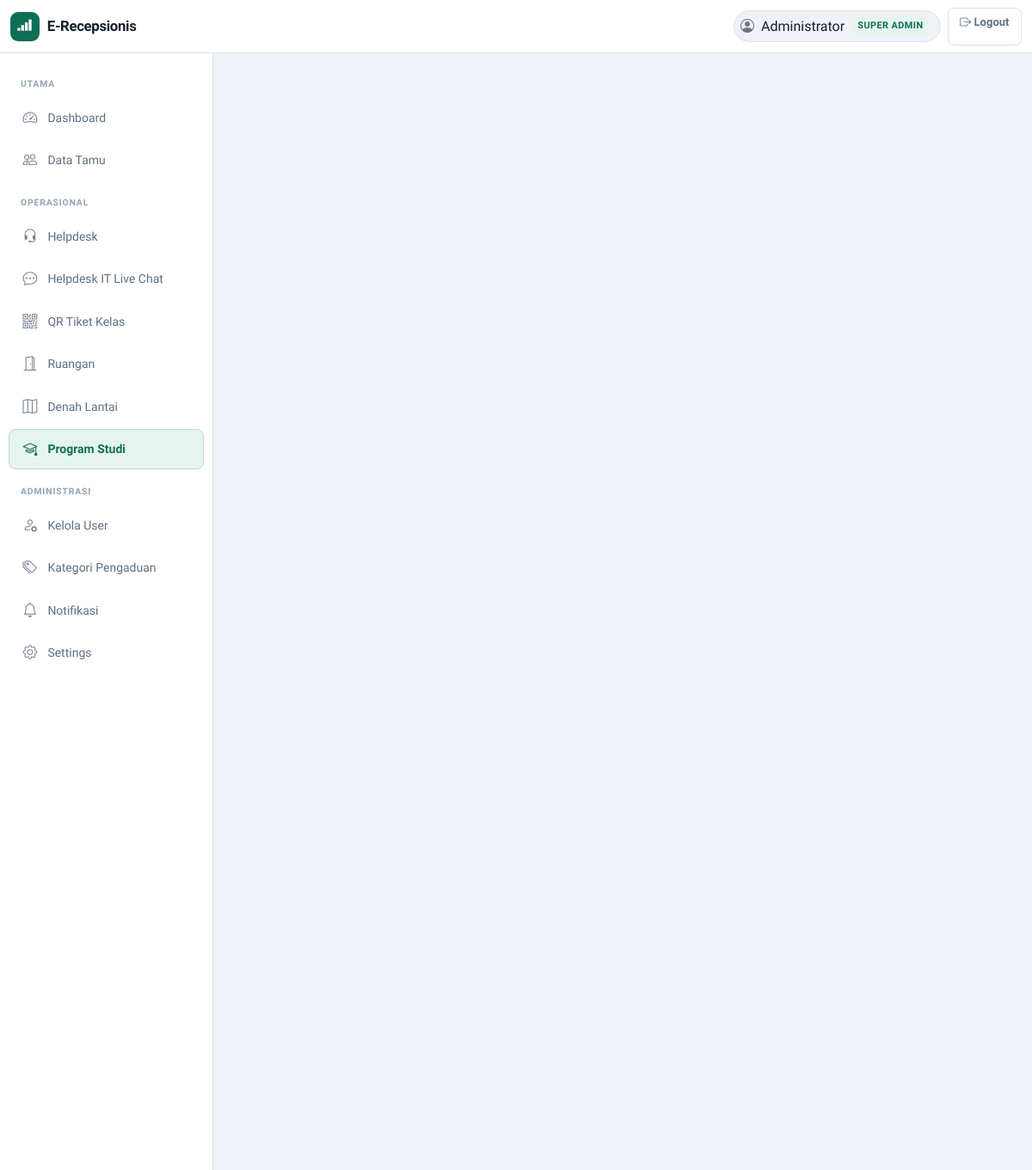
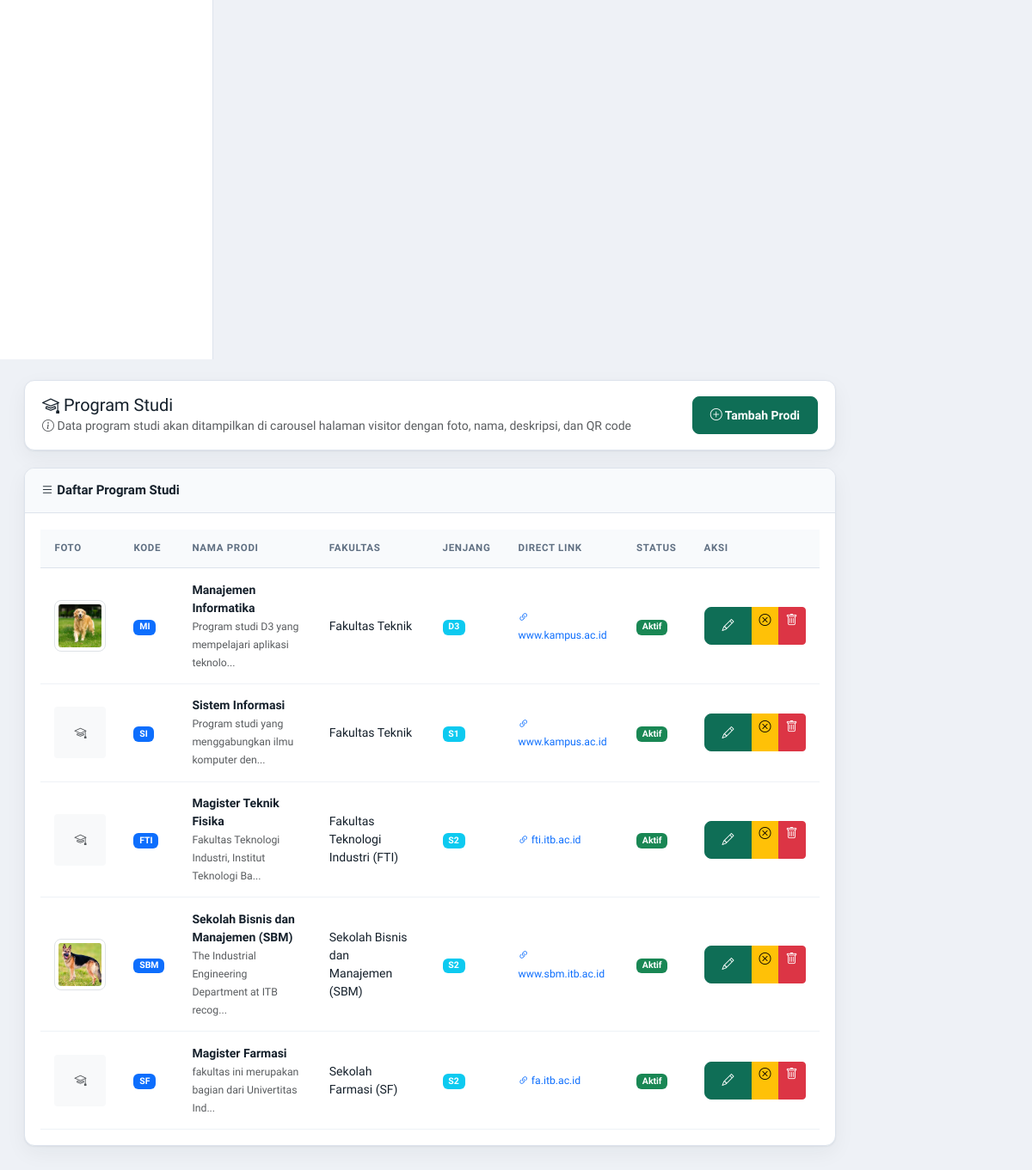
Screenshot of /admin/prodi.php (signed in) with the database file from the repository (2 pictures, top to bottom).
### tables this page shows
CREATE TABLE `prodi` (
  `id` int NOT NULL AUTO_INCREMENT,
  `nama_prodi` varchar(200) NOT NULL,
  `kode_prodi` varchar(50) DEFAULT NULL,
  `penjelasan` text,
  `kontak_person` varchar(100) DEFAULT NULL,
  `email` varchar(100) DEFAULT NULL,
  `no_telp` varchar(20) DEFAULT NULL,
  `direct_link` varchar(500) DEFAULT NULL,
  `fakultas` varchar(100) DEFAULT NULL,
  `jenjang` enum('D3','S1','S2','S3') DEFAULT 'S1',
  `foto` varchar(255) DEFAULT NULL,
  `status_aktif` tinyint(1) DEFAULT '1',
  `created_at` timestamp NULL DEFAULT CURRENT_TIMESTAMP,
  `updated_at` timestamp NULL DEFAULT CURRENT_TIMESTAMP ON UPDATE CURRENT_TIMESTAMP,
  PRIMARY KEY (`id`),
  UNIQUE KEY `kode_prodi` (`kode_prodi`)
);

### admin/prodi.php (the view, shortened to what this page needs)
<?php
require_once 'auth.php';
$prodi_list = $koneksi->query("SELECT * FROM prodi ORDER BY fakultas, nama_prodi");
?>
<!DOCTYPE html>
<html lang="id">
<head>
    <link href="https://cdn.jsdelivr.net/npm/bootstrap@5.3.2/dist/css/bootstrap.min.css" rel="stylesheet">
    <link href="https://cdn.jsdelivr.net/npm/bootstrap-icons@1.11.1/font/bootstrap-icons.css" rel="stylesheet">
    <link href="../assets/css/style.css" rel="stylesheet">
    <?php include 'include_staff_call_head.php'; ?>
</head>
<body>
    <?php include 'navbar.php'; ?>
    <div class="container-fluid">
        <div class="row">
            <?php include 'sidebar.php'; ?>
            <div class="col-md-10 content-area">
                <div class="d-flex justify-content-between align-items-center mb-4">
                    <div>
                        <h2><i class="bi bi-mortarboard"></i> Program Studi</h2>
                        <p class="text-muted mb-0">
                            <small><i class="bi bi-info-circle"></i> Data program studi akan ditampilkan di carousel halaman visitor dengan foto, nama, deskripsi, dan QR code</small>
                        </p>
                    </div>
                    <button class="btn btn-primary" data-bs-toggle="modal" data-bs-target="#addModal">
                        <i class="bi bi-plus-circle"></i> Tambah Prodi
                    </button>
                </div>
                <div class="card">
                    <div class="card-header">
                        <i class="bi bi-list"></i> Daftar Program Studi
                    </div>
                    <div class="card-body">
                        <div class="table-responsive">
                            <table class="table table-hover">
                                <thead>
                                    <tr>
                                        <th width="80">Foto</th>
                                        <th>Kode</th>
                                        <th>Nama Prodi</th>
                                        <th>Fakultas</th>
                                        <th>Jenjang</th>
                                        <th>Direct Link</th>
                                        <th>Status</th>
                                        <th width="150">Aksi</th>
                                    </tr>
                                </thead>
                                <tbody>
                                    <?php if ($prodi_list && $prodi_list->num_rows > 0): ?>
                                        <?php while ($prodi = $prodi_list->fetch_assoc()): ?>
                                            <tr>
                                                <td>
                                                    <?php if ($prodi['foto'] && file_exists('../uploads/prodi/' . $prodi['foto'])): ?>
                                                        <img src="../uploads/prodi/<?= htmlspecialchars($prodi['foto']) ?>"
                                                             alt="<?= htmlspecialchars($prodi['nama_prodi']) ?>"
                                                             class="img-thumbnail"
                                                             style="width: 60px; height: 60px; object-fit: cover;">
                                                    <?php else: ?>
                                                        <div class="bg-light d-flex align-items-center justify-content-center"
                                                             style="width: 60px; height: 60px; border-radius: 4px;">
                                                            <i class="bi bi-mortarboard text-muted"></i>
                                                        </div>
                                                    <?php endif; ?>
                                                </td>
                                                <td>
                                                    <?php if ($prodi['kode_prodi']): ?>
                                                        <span class="badge bg-primary"><?= htmlspecialchars($prodi['kode_prodi']) ?></span>
                                                    <?php else: ?>
                                                        <span class="text-muted">-</span>
                                                    <?php endif; ?>
                                                </td>
                                                <td>
                                                    <strong><?= htmlspecialchars($prodi['nama_prodi']) ?></strong>
                                                    <?php if ($prodi['penjelasan']): ?>
                                                        <br><small class="text-muted"><?= htmlspecialchars(function_exists('mb_substr') ? mb_substr($prodi['penjelasan'], 0, 50) : substr($prodi['penjelasan'], 0, 50)) ?><?= (function_exists('mb_strlen') ? mb_strlen($prodi['penjelasan']) : strlen($prodi['penjelasan'])) > 50 ? '...' : '' ?></small>
                                                    <?php endif; ?>
                                                </td>
                                                <td><?= htmlspecialchars($prodi['fakultas'] ?: '-') ?></td>
                                                <td>
                                                    <span class="badge bg-info"><?= htmlspecialchars($prodi['jenjang']) ?></span>
                                                </td>
                                                <td>
                                                    <?php if ($prodi['direct_link']): ?>
                                                        <small>
                                                            <a href="<?= htmlspecialchars($prodi['direct_link']) ?>" target="_blank" class="text-decoration-none">
                                                                <i class="bi bi-link-45deg"></i>
                                                                <?= htmlspecialchars(parse_url($prodi['direct_link'], PHP_URL_HOST) ?: 'Link') ?>
                                                            </a>
                                                        </small>
                                                    <?php else: ?>
                                                        <span class="text-muted">-</span>
                                                    <?php endif; ?>
                                                </td>
                                                <td>
                                                    <?php if ($prodi['status_aktif']): ?>
                                                        <span class="badge bg-success">Aktif</span>
                                                    <?php else: ?>
                                                        <span class="badge bg-secondary">Nonaktif</span>
                                                    <?php endif; ?>
                                                </td>
                                                <td>
                                                    <div class="btn-group btn-group-sm">
                                                        <button class="btn btn-primary"
                                                                data-bs-toggle="modal"
                                                                data-bs-target="#editModal<?= $prodi['id'] ?>"
                                                                title="Edit">
                                                            <i class="bi bi-pencil"></i>
                                                        </button>
                                                        <a href="?toggle=<?= $prodi['id'] ?>&status=<?= $prodi['status_aktif'] ? 0 : 1 ?>"
                                                           class="btn btn-<?= $prodi['status_aktif'] ? 'warning' : 'success' ?>"
                                                           title="<?= $prodi['status_aktif'] ? 'Nonaktifkan' : 'Aktifkan' ?>">
                                                            <i class="bi bi-<?= $prodi['status_aktif'] ? 'x-circle' : 'check-circle' ?>"></i>
                                                        </a>
                                                        <a href="?delete=<?= $prodi['id'] ?>"
                                                           class="btn btn-danger"
                                                           onclick="return confirm('Hapus program studi ini?')"
                                                           title="Hapus">
                                                            <i class="bi bi-trash"></i>
                                                        </a>
                                                    </div>
                                                </td>
                                            </tr>
                                        <?php endwhile; ?>
                                    <?php endif; ?>
                                </tbody>
                            </table>
                        </div>
                    </div>
                </div>
            </div>
        </div>
    </div>
</body>
</html>

### assets/css/style.css (style rules this page uses)
:root { --primary: #2563eb; --secondary: #0369a1; --success: #10b981; --danger: #ef4444; --warning: #f59e0b; --info: #3b82f6; --dark: #1e293b; --light: #f8fafc; }
body { font-family: 'Segoe UI', Tahoma, Geneva, Verdana, sans-serif; background: #f1f5f9; }
.content-area { padding: 20px; }
@media (min-width: 992px) { .content-area { height: calc(100vh - 56px); overflow-y: auto; } }
.card { border: none; border-radius: 12px; box-shadow: 0 2px 10px rgba(0,0,0,0.05); margin-bottom: 20px; }
.card-header { background: linear-gradient(135deg, var(--primary), var(--secondary)); color: white; border-radius: 12px 12px 0 0 !important; font-weight: 600; padding: 15px 20px; }
.btn-primary { background: linear-gradient(135deg, var(--primary), var(--secondary)); border: none; border-radius: 8px; padding: 10px 20px; font-weight: 600; transition: all 0.3s; }
.table { background: white; }
.table thead { background: #f8fafc; }
:root { --visitor-bg: #f2f4f8; --visitor-surface: #ffffff; --visitor-surface-soft: #f8fafc; --visitor-text: #0f172a; --visitor-text-muted: #475569; --visitor-border: #e2e8f0; --visitor-primary: #0b3b8c; --visitor-accent: #1e56b3; --visitor-primary-soft: #e8efff; --visitor-shadow: 0 12px 36px rgba(15, 23, 42, 0.10); --visitor-shadow-soft: 0 6px 18px rgba(15, 23, 42, 0.08); --visitor-radius-lg: 20px; --visitor-radius-md: 14px; --visitor-radius-sm: 10px; }
body { color: var(--visitor-text); }

### assets/css/admin-theme.css (style rules this page uses)
body:has(.sidebar) { --primary: #0f6e56; --secondary: #155e75; --success: #059669; --danger: #dc2626; --warning: #d97706; --info: #0284c7; --adm-bg: #eef1f6; --adm-surface: #ffffff; --adm-border: #dde3ec; --adm-border-strong: #c8d2df; --adm-text: #15202b; --adm-muted: #5f6f82; --adm-accent: #0f6e56; --adm-accent-soft: #e6f4ef; --adm-accent-muted: #b8ddd0; --adm-nav-h: 62px; --adm-sidebar-w: 248px; --adm-radius: 12px; --adm-radius-sm: 8px; --adm-shadow: 0 1px 2px rgba(21, 32, 43, 0.06), 0 8px 24px rgba(21, 32, 43, 0.05); --adm-font: 'Plus Jakarta Sans', 'Segoe UI', system-ui, sans-serif; font-family: var(--adm-font); background: var(--adm-bg); color: var(--adm-text); -webkit-font-smoothing: antialiased; }
body:has(.sidebar) .content-area { padding: 1.5rem 1.75rem 2rem; height: calc(100vh - var(--adm-nav-h)); overflow-y: auto; background: transparent; }
body:has(.sidebar) .card { border: 1px solid var(--adm-border); border-radius: var(--adm-radius); box-shadow: var(--adm-shadow); margin-bottom: 1.25rem; overflow: hidden; }
body:has(.sidebar) .card-header { background: #f8fafc; color: var(--adm-text); border-bottom: 1px solid var(--adm-border); font-weight: 600; font-size: 0.9375rem; padding: 0.9rem 1.15rem; border-radius: 0 !important; }
body:has(.sidebar) .card-body { padding: 1.15rem; }
body:has(.sidebar) .table { --bs-table-bg: transparent; margin-bottom: 0; }
body:has(.sidebar) .table thead th { background: #f8fafc; border-bottom: 1px solid var(--adm-border); color: var(--adm-muted); font-size: 0.72rem; font-weight: 700; letter-spacing: 0.06em; text-transform: uppercase; padding: 0.85rem 1rem; white-space: nowrap; }
body:has(.sidebar) .table tbody td { padding: 0.9rem 1rem; vertical-align: middle; border-color: #eef2f6; color: var(--adm-text); font-size: 0.875rem; }
body:has(.sidebar) .btn-primary { background: var(--adm-accent); border: 1px solid var(--adm-accent); border-radius: var(--adm-radius-sm); font-weight: 600; font-size: 0.875rem; box-shadow: none; }
body:has(.sidebar) .content-area > .d-flex.justify-content-between.align-items-center.mb-4 { background: var(--adm-surface); border: 1px solid var(--adm-border); border-radius: var(--adm-radius); padding: 1rem 1.25rem; box-shadow: var(--adm-shadow); margin-bottom: 1.25rem !important; }
body:has(.sidebar) .content-area > .d-flex.justify-content-between.align-items-center.mb-4 h2 { margin-bottom: 0 !important; font-size: 1.25rem; }
body:has(.sidebar) .btn, body:has(.sidebar) .sidebar .nav-link, body:has(.sidebar) .btn-admin-menu { min-height: 44px; }
body:has(.sidebar) .table-responsive { -webkit-overflow-scrolling: touch; overflow-x: auto; max-width: 100%; }
body:has(.sidebar) .table-responsive > .table { min-width: 640px; }

### admin/prodi.php (style rules this page uses)
.table img.img-thumbnail { border-radius: 8px; }
.table td { vertical-align: middle; }

### rows the page displays
prodi: foto (picture), kode_prodi "MI", nama_prodi "Manajemen Informatika", penjelasan "Program studi D3 yang mempelajari aplikasi teknolo", fakultas "Fakultas Teknik", jenjang "D3", direct_link "www.kampus.ac.id", status_aktif "Aktif"
prodi: kode_prodi "SI", nama_prodi "Sistem Informasi", penjelasan "Program studi yang menggabungkan ilmu komputer den", fakultas "Fakultas Teknik", jenjang "S1", direct_link "www.kampus.ac.id", status_aktif "Aktif"
prodi: kode_prodi "FTI", nama_prodi "Magister Teknik Fisika", penjelasan "Fakultas Teknologi Industri, Institut Teknologi Ba", fakultas "Fakultas Teknologi Industri (FTI)", jenjang "S2", direct_link "fti.itb.ac.id", status_aktif "Aktif"
prodi: foto (picture), kode_prodi "SBM", nama_prodi "Sekolah Bisnis dan Manajemen (SBM)", penjelasan "The Industrial Engineering Department at ITB recog", fakultas "Sekolah Bisnis dan Manajemen (SBM)", jenjang "S2", direct_link "www.sbm.itb.ac.id", status_aktif "Aktif"
prodi: kode_prodi "SF", nama_prodi "Magister Farmasi", penjelasan "fakultas ini merupakan bagian dari Univertitas Ind", fakultas "Sekolah Farmasi (SF)", jenjang "S2", direct_link "fa.itb.ac.id", status_aktif "Aktif"

### other values shown
$_SESSION['nama_lengkap'] "Administrator"
